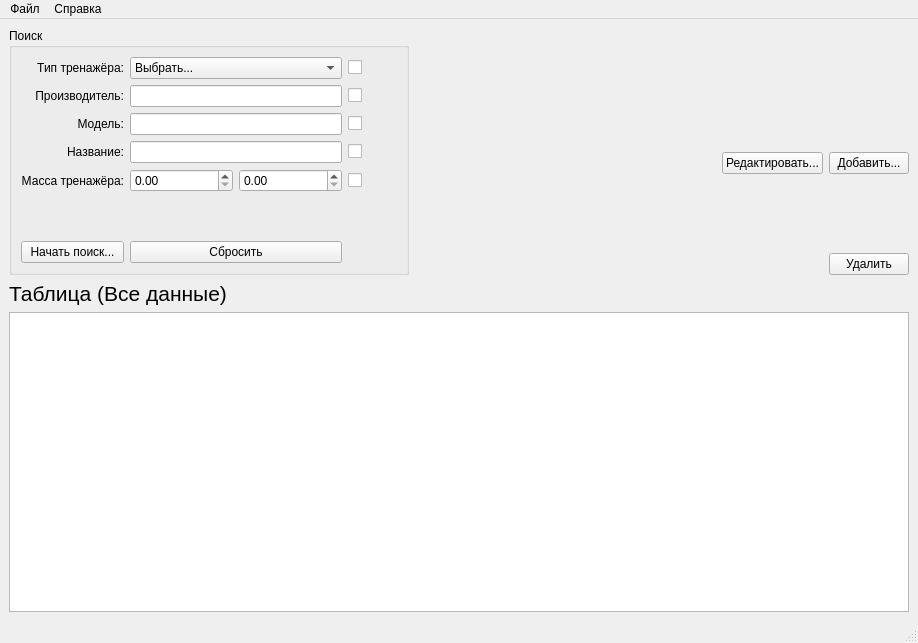
<?xml version="1.0" encoding="UTF-8"?>
<ui version="4.0">
 <class>MainWindow</class>
 <widget class="QMainWindow" name="MainWindow">
  <property name="geometry">
   <rect>
    <x>0</x>
    <y>0</y>
    <width>918</width>
    <height>643</height>
   </rect>
  </property>
  <property name="windowTitle">
   <string>ИПС &quot;Спортивный комплекс&quot;</string>
  </property>
  <widget class="QWidget" name="centralwidget">
   <layout class="QVBoxLayout" name="verticalLayout_4">
    <item>
     <layout class="QHBoxLayout" name="horizontalLayout_3">
      <item>
       <widget class="QGroupBox" name="groupBox">
        <property name="minimumSize">
         <size>
          <width>400</width>
          <height>200</height>
         </size>
        </property>
        <property name="title">
         <string>Поиск</string>
        </property>
        <layout class="QGridLayout" name="gridLayout_2">
         <item row="3" column="1">
          <widget class="QLineEdit" name="lineEditModel">
           <property name="sizePolicy">
            <sizepolicy hsizetype="Minimum" vsizetype="Fixed">
             <horstretch>0</horstretch>
             <verstretch>0</verstretch>
            </sizepolicy>
           </property>
          </widget>
         </item>
         <item row="2" column="2">
          <widget class="QCheckBox" name="checkBoxManufacturer">
           <property name="text">
            <string/>
           </property>
          </widget>
         </item>
         <item row="4" column="0">
          <widget class="QLabel" name="label_4">
           <property name="layoutDirection">
            <enum>Qt::LeftToRight</enum>
           </property>
           <property name="text">
            <string>Название:</string>
           </property>
           <property name="alignment">
            <set>Qt::AlignRight|Qt::AlignTrailing|Qt::AlignVCenter</set>
           </property>
          </widget>
         </item>
         <item row="4" column="1">
          <widget class="QLineEdit" name="lineEditName">
           <property name="sizePolicy">
            <sizepolicy hsizetype="Minimum" vsizetype="Fixed">
             <horstretch>0</horstretch>
             <verstretch>0</verstretch>
            </sizepolicy>
           </property>
          </widget>
         </item>
         <item row="3" column="2">
          <widget class="QCheckBox" name="checkBoxModel">
           <property name="text">
            <string/>
           </property>
          </widget>
         </item>
         <item row="8" column="0">
          <widget class="QPushButton" name="pushButtonSearch">
           <property name="text">
            <string>Начать поиск...</string>
           </property>
          </widget>
         </item>
         <item row="1" column="0">
          <widget class="QLabel" name="label">
           <property name="layoutDirection">
            <enum>Qt::LeftToRight</enum>
           </property>
           <property name="text">
            <string>Тип тренажёра:</string>
           </property>
           <property name="alignment">
            <set>Qt::AlignRight|Qt::AlignTrailing|Qt::AlignVCenter</set>
           </property>
          </widget>
         </item>
         <item row="3" column="0">
          <widget class="QLabel" name="label_3">
           <property name="layoutDirection">
            <enum>Qt::LeftToRight</enum>
           </property>
           <property name="text">
            <string>Модель:</string>
           </property>
           <property name="alignment">
            <set>Qt::AlignRight|Qt::AlignTrailing|Qt::AlignVCenter</set>
           </property>
          </widget>
         </item>
         <item row="1" column="1">
          <widget class="QComboBox" name="comboBoxType">
           <item>
            <property name="text">
             <string>Выбрать...</string>
            </property>
           </item>
           <item>
            <property name="text">
             <string>Силовой тренажёр</string>
            </property>
           </item>
           <item>
            <property name="text">
             <string>Кардио тренажёр</string>
            </property>
           </item>
           <item>
            <property name="text">
             <string>Тренажёр с собственным весом</string>
            </property>
           </item>
           <item>
            <property name="text">
             <string>Скамьи и стойки</string>
            </property>
           </item>
          </widget>
         </item>
         <item row="6" column="2">
          <widget class="QCheckBox" name="checkBoxWeight">
           <property name="text">
            <string/>
           </property>
          </widget>
         </item>
         <item row="6" column="1">
          <layout class="QHBoxLayout" name="horizontalLayout">
           <item>
            <widget class="QDoubleSpinBox" name="doubleSpinBoxMinWeight"/>
           </item>
           <item>
            <widget class="QDoubleSpinBox" name="doubleSpinBoxMaxWeight"/>
           </item>
          </layout>
         </item>
         <item row="4" column="2">
          <widget class="QCheckBox" name="checkBoxName">
           <property name="text">
            <string/>
           </property>
          </widget>
         </item>
         <item row="2" column="0">
          <widget class="QLabel" name="label_2">
           <property name="layoutDirection">
            <enum>Qt::LeftToRight</enum>
           </property>
           <property name="text">
            <string>Производитель:</string>
           </property>
           <property name="alignment">
            <set>Qt::AlignRight|Qt::AlignTrailing|Qt::AlignVCenter</set>
           </property>
          </widget>
         </item>
         <item row="8" column="1">
          <widget class="QPushButton" name="pushButtonReset">
           <property name="text">
            <string>Сбросить</string>
           </property>
          </widget>
         </item>
         <item row="6" column="0">
          <widget class="QLabel" name="label_5">
           <property name="layoutDirection">
            <enum>Qt::LeftToRight</enum>
           </property>
           <property name="text">
            <string>Масса тренажёра:</string>
           </property>
           <property name="alignment">
            <set>Qt::AlignRight|Qt::AlignTrailing|Qt::AlignVCenter</set>
           </property>
          </widget>
         </item>
         <item row="1" column="2">
          <widget class="QCheckBox" name="checkBoxType">
           <property name="text">
            <string/>
           </property>
          </widget>
         </item>
         <item row="2" column="1">
          <widget class="QLineEdit" name="lineEditManufacturer">
           <property name="sizePolicy">
            <sizepolicy hsizetype="Minimum" vsizetype="Fixed">
             <horstretch>0</horstretch>
             <verstretch>0</verstretch>
            </sizepolicy>
           </property>
          </widget>
         </item>
         <item row="7" column="1">
          <spacer name="verticalSpacer">
           <property name="orientation">
            <enum>Qt::Vertical</enum>
           </property>
           <property name="sizeHint" stdset="0">
            <size>
             <width>20</width>
             <height>40</height>
            </size>
           </property>
          </spacer>
         </item>
        </layout>
       </widget>
      </item>
      <item>
       <spacer name="horizontalSpacer">
        <property name="orientation">
         <enum>Qt::Horizontal</enum>
        </property>
        <property name="sizeHint" stdset="0">
         <size>
          <width>40</width>
          <height>20</height>
         </size>
        </property>
       </spacer>
      </item>
      <item>
       <layout class="QVBoxLayout" name="verticalLayout_3">
        <item>
         <spacer name="verticalSpacer_4">
          <property name="orientation">
           <enum>Qt::Vertical</enum>
          </property>
          <property name="sizeHint" stdset="0">
           <size>
            <width>20</width>
            <height>40</height>
           </size>
          </property>
         </spacer>
        </item>
        <item>
         <layout class="QHBoxLayout" name="horizontalLayout_2">
          <item>
           <layout class="QVBoxLayout" name="verticalLayout_2">
            <item>
             <widget class="QPushButton" name="pushButtonRedo">
              <property name="text">
               <string>Редактировать...</string>
              </property>
             </widget>
            </item>
            <item>
             <spacer name="verticalSpacer_2">
              <property name="orientation">
               <enum>Qt::Vertical</enum>
              </property>
              <property name="sizeHint" stdset="0">
               <size>
                <width>20</width>
                <height>40</height>
               </size>
              </property>
             </spacer>
            </item>
           </layout>
          </item>
          <item>
           <layout class="QVBoxLayout" name="verticalLayout">
            <item>
             <widget class="QPushButton" name="pushButtonAdd">
              <property name="text">
               <string>Добавить...</string>
              </property>
             </widget>
            </item>
            <item>
             <spacer name="verticalSpacer_3">
              <property name="orientation">
               <enum>Qt::Vertical</enum>
              </property>
              <property name="sizeHint" stdset="0">
               <size>
                <width>20</width>
                <height>40</height>
               </size>
              </property>
             </spacer>
            </item>
            <item>
             <widget class="QPushButton" name="pushButtonDelete">
              <property name="text">
               <string>Удалить</string>
              </property>
             </widget>
            </item>
           </layout>
          </item>
         </layout>
        </item>
       </layout>
      </item>
     </layout>
    </item>
    <item>
     <widget class="QLabel" name="labelTable">
      <property name="font">
       <font>
        <pointsize>16</pointsize>
       </font>
      </property>
      <property name="text">
       <string>Таблица (Все данные)</string>
      </property>
     </widget>
    </item>
    <item>
     <widget class="QTableWidget" name="tableWidget">
      <property name="minimumSize">
       <size>
        <width>900</width>
        <height>300</height>
       </size>
      </property>
      <attribute name="verticalHeaderVisible">
       <bool>false</bool>
      </attribute>
     </widget>
    </item>
   </layout>
  </widget>
  <widget class="QMenuBar" name="menubar">
   <property name="geometry">
    <rect>
     <x>0</x>
     <y>0</y>
     <width>918</width>
     <height>26</height>
    </rect>
   </property>
   <widget class="QMenu" name="menu">
    <property name="title">
     <string>Файл</string>
    </property>
    <addaction name="actionOpen"/>
    <addaction name="separator"/>
    <addaction name="actionCreate"/>
    <addaction name="separator"/>
    <addaction name="actionSave"/>
    <addaction name="actionSaveAs"/>
    <addaction name="separator"/>
    <addaction name="action_Close"/>
   </widget>
   <widget class="QMenu" name="menu_2">
    <property name="title">
     <string>Справка</string>
    </property>
    <addaction name="actionHelp"/>
    <addaction name="separator"/>
    <addaction name="actionAbout"/>
   </widget>
   <addaction name="menu"/>
   <addaction name="menu_2"/>
  </widget>
  <widget class="QStatusBar" name="statusbar"/>
  <action name="actionCreate">
   <property name="text">
    <string>Создать...</string>
   </property>
  </action>
  <action name="actionSave">
   <property name="text">
    <string>Сохранить</string>
   </property>
   <property name="shortcut">
    <string>Ctrl+S</string>
   </property>
  </action>
  <action name="actionSaveAs">
   <property name="text">
    <string>Сохранить как...</string>
   </property>
   <property name="shortcut">
    <string>Ctrl+Shift+S</string>
   </property>
  </action>
  <action name="actionOpen">
   <property name="text">
    <string>Открыть</string>
   </property>
   <property name="shortcut">
    <string>Ctrl+O</string>
   </property>
  </action>
  <action name="actionHelp">
   <property name="text">
    <string>Руководство...</string>
   </property>
   <property name="shortcut">
    <string>Ctrl+H</string>
   </property>
  </action>
  <action name="actionAbout">
   <property name="text">
    <string>О программе...</string>
   </property>
  </action>
  <action name="action_Close">
   <property name="text">
    <string>Закрыть окно</string>
   </property>
  </action>
 </widget>
 <resources/>
 <connections/>
</ui>
